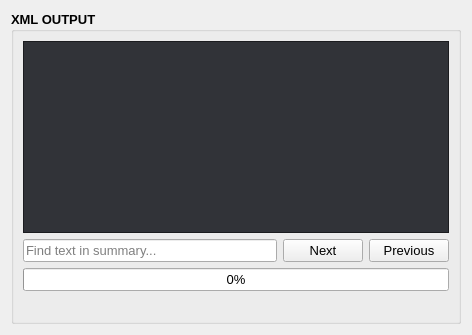
          <widget class="QWidget" name="layoutWidget">
           <layout class="QVBoxLayout" name="vert_layout_xml_output">
            <item>
             <widget class="QGroupBox" name="group_box_xml_output">
              <property name="sizePolicy">
               <sizepolicy hsizetype="Preferred" vsizetype="Expanding">
                <horstretch>0</horstretch>
                <verstretch>0</verstretch>
               </sizepolicy>
              </property>
              <property name="minimumSize">
               <size>
                <width>450</width>
                <height>0</height>
               </size>
              </property>
              <property name="font">
               <font>
                <family>Microsoft YaHei UI</family>
                <pointsize>10</pointsize>
                <italic>false</italic>
                <bold>true</bold>
                <underline>false</underline>
                <strikeout>false</strikeout>
               </font>
              </property>
              <property name="title">
               <string>XML OUTPUT</string>
              </property>
              <layout class="QVBoxLayout" name="verticalLayout_6">
               <item>
                <widget class="QTextEdit" name="text_edit_xml_output">
                 <property name="sizePolicy">
                  <sizepolicy hsizetype="Expanding" vsizetype="Expanding">
                   <horstretch>0</horstretch>
                   <verstretch>0</verstretch>
                  </sizepolicy>
                 </property>
                 <property name="minimumSize">
                  <size>
                   <width>0</width>
                   <height>0</height>
                  </size>
                 </property>
                 <property name="palette">
                  <palette>
                   <active>
                    <colorrole role="WindowText">
                     <brush brushstyle="SolidPattern">
                      <color alpha="255">
                       <red>255</red>
                       <green>255</green>
                       <blue>255</blue>
                      </color>
                     </brush>
                    </colorrole>
                    <colorrole role="Button">
                     <brush brushstyle="SolidPattern">
                      <color alpha="255">
                       <red>255</red>
                       <green>200</green>
                       <blue>87</blue>
                      </color>
                     </brush>
                    </colorrole>
                    <colorrole role="Dark">
                     <brush brushstyle="SolidPattern">
                      <color alpha="255">
                       <red>54</red>
                       <green>54</green>
                       <blue>54</blue>
                      </color>
                     </brush>
                    </colorrole>
                    <colorrole role="Text">
                     <brush brushstyle="SolidPattern">
                      <color alpha="255">
                       <red>255</red>
                       <green>255</green>
                       <blue>255</blue>
                      </color>
                     </brush>
                    </colorrole>
                    <colorrole role="BrightText">
                     <brush brushstyle="SolidPattern">
                      <color alpha="255">
                       <red>255</red>
                       <green>255</green>
                       <blue>127</blue>
                      </color>
                     </brush>
                    </colorrole>
                    <colorrole role="ButtonText">
                     <brush brushstyle="SolidPattern">
                      <color alpha="255">
                       <red>0</red>
                       <green>0</green>
                       <blue>0</blue>
                      </color>
                     </brush>
                    </colorrole>
                    <colorrole role="Base">
                     <brush brushstyle="SolidPattern">
                      <color alpha="255">
                       <red>49</red>
                       <green>51</green>
                       <blue>56</blue>
                      </color>
                     </brush>
                    </colorrole>
                    <colorrole role="Window">
                     <brush brushstyle="SolidPattern">
                      <color alpha="255">
                       <red>35</red>
                       <green>36</green>
                       <blue>40</blue>
                      </color>
                     </brush>
                    </colorrole>
                    <colorrole role="Highlight">
                     <brush brushstyle="SolidPattern">
                      <color alpha="255">
                       <red>211</red>
                       <green>162</green>
                       <blue>72</blue>
                      </color>
                     </brush>
                    </colorrole>
                    <colorrole role="HighlightedText">
                     <brush brushstyle="SolidPattern">
                      <color alpha="255">
                       <red>0</red>
                       <green>0</green>
                       <blue>0</blue>
                      </color>
                     </brush>
                    </colorrole>
                    <colorrole role="Accent">
                     <brush brushstyle="SolidPattern">
                      <color alpha="255">
                       <red>255</red>
                       <green>200</green>
                       <blue>87</blue>
                      </color>
                     </brush>
                    </colorrole>
                   </active>
                   <inactive>
                    <colorrole role="WindowText">
                     <brush brushstyle="SolidPattern">
                      <color alpha="255">
                       <red>255</red>
                       <green>255</green>
                       <blue>255</blue>
                      </color>
                     </brush>
                    </colorrole>
                    <colorrole role="Button">
                     <brush brushstyle="SolidPattern">
                      <color alpha="255">
                       <red>255</red>
                       <green>200</green>
                       <blue>87</blue>
                      </color>
                     </brush>
                    </colorrole>
                    <colorrole role="Dark">
                     <brush brushstyle="SolidPattern">
                      <color alpha="255">
                       <red>54</red>
                       <green>54</green>
                       <blue>54</blue>
                      </color>
                     </brush>
                    </colorrole>
                    <colorrole role="Text">
                     <brush brushstyle="SolidPattern">
                      <color alpha="255">
                       <red>255</red>
                       <green>255</green>
                       <blue>255</blue>
                      </color>
                     </brush>
                    </colorrole>
                    <colorrole role="BrightText">
                     <brush brushstyle="SolidPattern">
                      <color alpha="255">
                       <red>255</red>
                       <green>255</green>
                       <blue>127</blue>
                      </color>
                     </brush>
                    </colorrole>
                    <colorrole role="ButtonText">
                     <brush brushstyle="SolidPattern">
                      <color alpha="255">
                       <red>0</red>
                       <green>0</green>
                       <blue>0</blue>
                      </color>
                     </brush>
                    </colorrole>
                    <colorrole role="Base">
                     <brush brushstyle="SolidPattern">
                      <color alpha="255">
                       <red>49</red>
                       <green>51</green>
                       <blue>56</blue>
                      </color>
                     </brush>
                    </colorrole>
                    <colorrole role="Window">
                     <brush brushstyle="SolidPattern">
                      <color alpha="255">
                       <red>35</red>
                       <green>36</green>
                       <blue>40</blue>
                      </color>
                     </brush>
                    </colorrole>
                    <colorrole role="Highlight">
                     <brush brushstyle="SolidPattern">
                      <color alpha="255">
                       <red>211</red>
                       <green>162</green>
                       <blue>72</blue>
                      </color>
                     </brush>
                    </colorrole>
                    <colorrole role="HighlightedText">
                     <brush brushstyle="SolidPattern">
                      <color alpha="255">
                       <red>0</red>
                       <green>0</green>
                       <blue>0</blue>
                      </color>
                     </brush>
                    </colorrole>
                    <colorrole role="Accent">
                     <brush brushstyle="SolidPattern">
                      <color alpha="255">
                       <red>255</red>
                       <green>200</green>
                       <blue>87</blue>
                      </color>
                     </brush>
                    </colorrole>
                   </inactive>
                   <disabled>
                    <colorrole role="WindowText">
                     <brush brushstyle="SolidPattern">
                      <color alpha="255">
                       <red>54</red>
                       <green>54</green>
                       <blue>54</blue>
                      </color>
                     </brush>
                    </colorrole>
                    <colorrole role="Button">
                     <brush brushstyle="SolidPattern">
                      <color alpha="255">
                       <red>255</red>
                       <green>200</green>
                       <blue>87</blue>
                      </color>
                     </brush>
                    </colorrole>
                    <colorrole role="Dark">
                     <brush brushstyle="SolidPattern">
                      <color alpha="255">
                       <red>54</red>
                       <green>54</green>
                       <blue>54</blue>
                      </color>
                     </brush>
                    </colorrole>
                    <colorrole role="Text">
                     <brush brushstyle="SolidPattern">
                      <color alpha="255">
                       <red>54</red>
                       <green>54</green>
                       <blue>54</blue>
                      </color>
                     </brush>
                    </colorrole>
                    <colorrole role="BrightText">
                     <brush brushstyle="SolidPattern">
                      <color alpha="255">
                       <red>255</red>
                       <green>255</green>
                       <blue>127</blue>
                      </color>
                     </brush>
                    </colorrole>
                    <colorrole role="ButtonText">
                     <brush brushstyle="SolidPattern">
                      <color alpha="255">
                       <red>54</red>
                       <green>54</green>
                       <blue>54</blue>
                      </color>
                     </brush>
                    </colorrole>
                    <colorrole role="Base">
                     <brush brushstyle="SolidPattern">
                      <color alpha="255">
                       <red>35</red>
                       <green>36</green>
                       <blue>40</blue>
                      </color>
                     </brush>
                    </colorrole>
                    <colorrole role="Window">
                     <brush brushstyle="SolidPattern">
                      <color alpha="255">
                       <red>35</red>
                       <green>36</green>
                       <blue>40</blue>
                      </color>
                     </brush>
                    </colorrole>
                    <colorrole role="HighlightedText">
                     <brush brushstyle="SolidPattern">
                      <color alpha="255">
                       <red>0</red>
                       <green>0</green>
                       <blue>0</blue>
                      </color>
                     </brush>
                    </colorrole>
                    <colorrole role="Accent">
                     <brush brushstyle="SolidPattern">
                      <color alpha="255">
                       <red>255</red>
                       <green>200</green>
                       <blue>87</blue>
                      </color>
                     </brush>
                    </colorrole>
                   </disabled>
                  </palette>
                 </property>
                 <property name="font">
                  <font>
                   <family>Microsoft YaHei UI</family>
                   <pointsize>10</pointsize>
                   <italic>false</italic>
                   <bold>false</bold>
                   <underline>false</underline>
                   <strikeout>false</strikeout>
                  </font>
                 </property>
                 <property name="readOnly">
                  <bool>true</bool>
                 </property>
                </widget>
               </item>
               <item>
                <layout class="QHBoxLayout" name="hor_layout_find_functionality">
                 <item>
                  <widget class="QLineEdit" name="line_edit_xml_output_find_text">
                   <property name="font">
                    <font>
                     <family>Microsoft YaHei UI</family>
                     <pointsize>10</pointsize>
                     <italic>false</italic>
                     <bold>false</bold>
                     <underline>false</underline>
                     <strikeout>false</strikeout>
                    </font>
                   </property>
                   <property name="placeholderText">
                    <string>Find text in summary...</string>
                   </property>
                  </widget>
                 </item>
                 <item>
                  <widget class="QPushButton" name="button_find_next">
                   <property name="font">
                    <font>
                     <family>Microsoft YaHei UI</family>
                     <pointsize>10</pointsize>
                     <italic>false</italic>
                     <bold>false</bold>
                     <underline>false</underline>
                     <strikeout>false</strikeout>
                    </font>
                   </property>
                   <property name="toolTip">
                    <string>Search next term.</string>
                   </property>
                   <property name="text">
                    <string>Next</string>
                   </property>
                  </widget>
                 </item>
                 <item>
                  <widget class="QPushButton" name="button_find_previous">
                   <property name="font">
                    <font>
                     <family>Microsoft YaHei UI</family>
                     <pointsize>10</pointsize>
                     <italic>false</italic>
                     <bold>false</bold>
                     <underline>false</underline>
                     <strikeout>false</strikeout>
                    </font>
                   </property>
                   <property name="toolTip">
                    <string>Search previous term.</string>
                   </property>
                   <property name="text">
                    <string>Previous</string>
                   </property>
                  </widget>
                 </item>
                </layout>
               </item>
               <item>
                <widget class="QProgressBar" name="progressbar_main">
                 <property name="font">
                  <font>
                   <family>Microsoft YaHei UI</family>
                   <pointsize>10</pointsize>
                   <italic>false</italic>
                   <bold>false</bold>
                   <underline>false</underline>
                   <strikeout>false</strikeout>
                  </font>
                 </property>
                 <property name="value">
                  <number>0</number>
                 </property>
                 <property name="format">
                  <string>%p%</string>
                 </property>
                </widget>
               </item>
               <item>
                <widget class="QLabel" name="label_file_processing">
                 <property name="sizePolicy">
                  <sizepolicy hsizetype="Preferred" vsizetype="Preferred">
                   <horstretch>0</horstretch>
                   <verstretch>0</verstretch>
                  </sizepolicy>
                 </property>
                 <property name="font">
                  <font>
                   <family>Microsoft YaHei UI</family>
                   <pointsize>10</pointsize>
                   <italic>false</italic>
                   <bold>true</bold>
                   <underline>false</underline>
                   <strikeout>false</strikeout>
                  </font>
                 </property>
                 <property name="styleSheet">
                  <string notr="true">color: rgb(78, 132, 240);
font: bold;</string>
                 </property>
                 <property name="text">
                  <string/>
                 </property>
                </widget>
               </item>
              </layout>
             </widget>
            </item>
           </layout>
          </widget>
